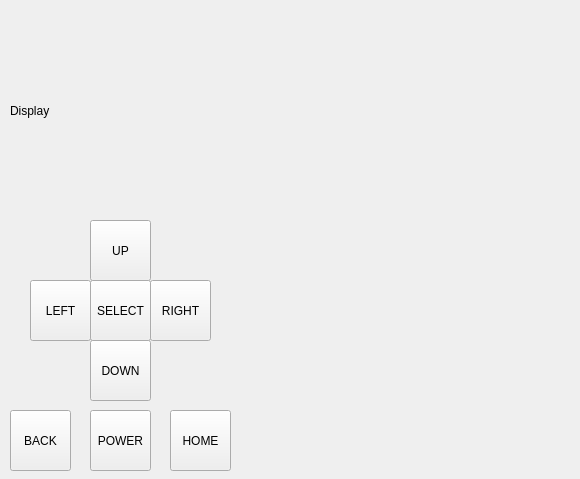
<?xml version="1.0" encoding="UTF-8"?>
<ui version="4.0">
 <class>MainWindow</class>
 <widget class="QMainWindow" name="MainWindow">
  <property name="geometry">
   <rect>
    <x>0</x>
    <y>0</y>
    <width>580</width>
    <height>479</height>
   </rect>
  </property>
  <property name="windowTitle">
   <string>MainWindow</string>
  </property>
  <widget class="QWidget" name="centralWidget">
   <widget class="QLabel" name="label">
    <property name="geometry">
     <rect>
      <x>10</x>
      <y>10</y>
      <width>221</width>
      <height>201</height>
     </rect>
    </property>
    <property name="styleSheet">
     <string notr="true">QLabel {
	qproperty-alignment: 'AlighnVCenter | AlignRight';
	border: 1px solid gray;
}

background-color: white;
</string>
    </property>
    <property name="text">
     <string>Display</string>
    </property>
   </widget>
   <widget class="QPushButton" name="pushButton">
    <property name="geometry">
     <rect>
      <x>90</x>
      <y>220</y>
      <width>61</width>
      <height>61</height>
     </rect>
    </property>
    <property name="styleSheet">
     <string notr="true"/>
    </property>
    <property name="text">
     <string>UP</string>
    </property>
   </widget>
   <widget class="QPushButton" name="pushButton_2">
    <property name="geometry">
     <rect>
      <x>30</x>
      <y>280</y>
      <width>61</width>
      <height>61</height>
     </rect>
    </property>
    <property name="styleSheet">
     <string notr="true"/>
    </property>
    <property name="text">
     <string>LEFT</string>
    </property>
   </widget>
   <widget class="QPushButton" name="pushButton_3">
    <property name="geometry">
     <rect>
      <x>90</x>
      <y>340</y>
      <width>61</width>
      <height>61</height>
     </rect>
    </property>
    <property name="styleSheet">
     <string notr="true"/>
    </property>
    <property name="text">
     <string>DOWN</string>
    </property>
   </widget>
   <widget class="QPushButton" name="pushButton_4">
    <property name="geometry">
     <rect>
      <x>90</x>
      <y>280</y>
      <width>61</width>
      <height>61</height>
     </rect>
    </property>
    <property name="text">
     <string>SELECT</string>
    </property>
   </widget>
   <widget class="QPushButton" name="pushButton_5">
    <property name="geometry">
     <rect>
      <x>150</x>
      <y>280</y>
      <width>61</width>
      <height>61</height>
     </rect>
    </property>
    <property name="styleSheet">
     <string notr="true"/>
    </property>
    <property name="text">
     <string>RIGHT</string>
    </property>
   </widget>
   <widget class="QPushButton" name="pushButton_6">
    <property name="geometry">
     <rect>
      <x>10</x>
      <y>410</y>
      <width>61</width>
      <height>61</height>
     </rect>
    </property>
    <property name="text">
     <string>BACK</string>
    </property>
   </widget>
   <widget class="QPushButton" name="pushButton_7">
    <property name="geometry">
     <rect>
      <x>170</x>
      <y>410</y>
      <width>61</width>
      <height>61</height>
     </rect>
    </property>
    <property name="text">
     <string>HOME</string>
    </property>
   </widget>
   <widget class="QPushButton" name="pushButton_8">
    <property name="geometry">
     <rect>
      <x>90</x>
      <y>410</y>
      <width>61</width>
      <height>61</height>
     </rect>
    </property>
    <property name="text">
     <string>POWER</string>
    </property>
   </widget>
  </widget>
 </widget>
 <layoutdefault spacing="6" margin="11"/>
 <resources/>
 <connections/>
</ui>
